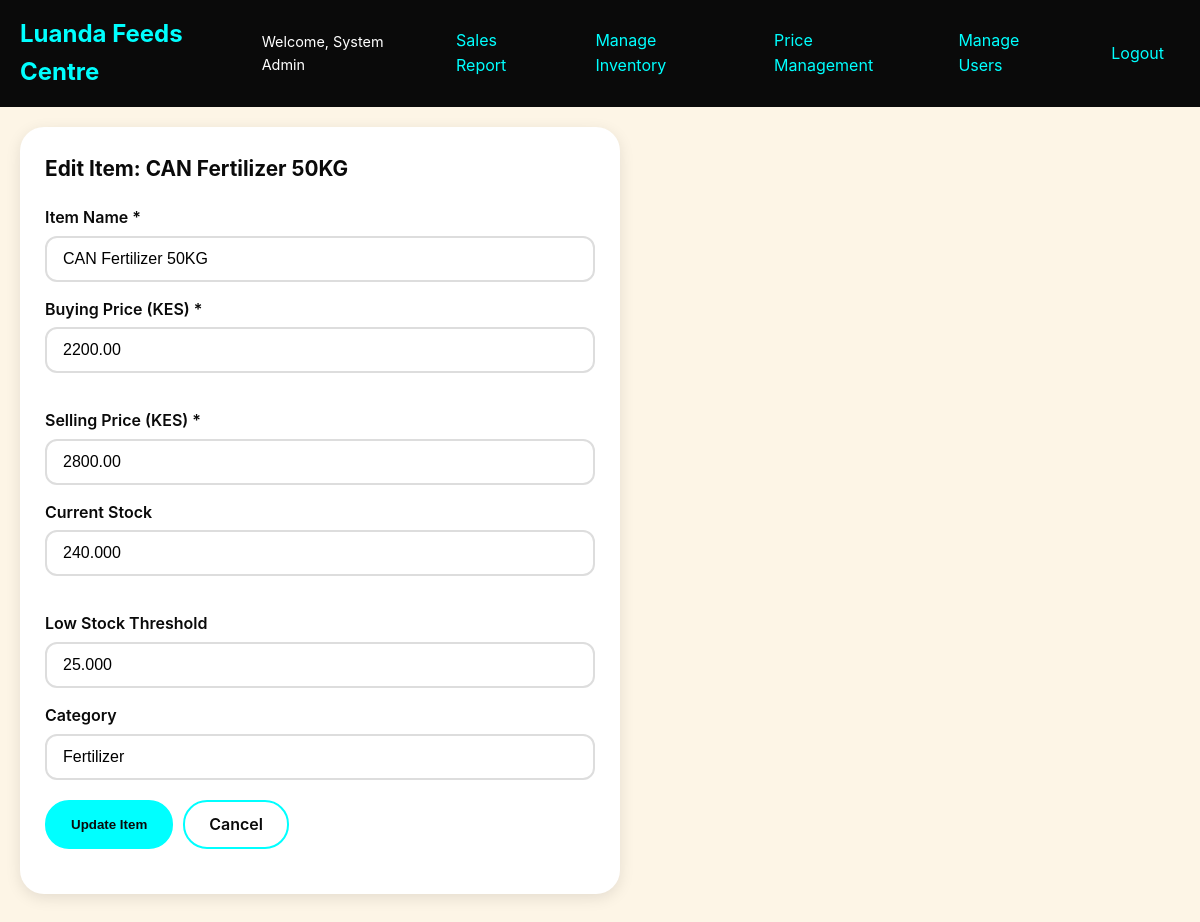
Screenshot of /inventory/edit/17/ (signed in) with the database file from the repository.
### users/models.py (models this page shows, shortened)
class User(AbstractUser):
    ROLE_CHOICES = [
        ('cashier', 'Cashier'),
        ('inventory', 'Inventory Manager'),
        ('manager', 'Manager'),
    ]
    role = models.CharField(max_length=20, choices=ROLE_CHOICES, default='cashier')
    class Meta:
        ordering = ['username']
    def is_manager(self):
        return self.role == 'manager' or self.is_superuser
    def can_manage_inventory(self):
        return self.role in ['inventory', 'manager'] or self.is_superuser
    def can_manage_users(self):
        return self.is_manager()
    def can_manage_prices(self):
        return self.is_manager()
    def can_view_reports(self):
        return self.is_manager()

### inventory/models.py (models this page shows, shortened)
class Item(models.Model):
    name = models.CharField(max_length=255, unique=True)
    code = models.CharField(max_length=100, unique=True, editable=False, blank=True)
    buying_price = models.DecimalField(max_digits=12, decimal_places=2)
    selling_price = models.DecimalField(max_digits=12, decimal_places=2)
    current_stock = models.DecimalField(max_digits=14, decimal_places=3, default=0)
    category = models.CharField(max_length=100, blank=True, default='')
    low_stock_threshold = models.DecimalField(max_digits=14, decimal_places=3, default=0)
    created_at = models.DateTimeField(auto_now_add=True)
    updated_at = models.DateTimeField(auto_now=True)
    class Meta:
        ordering = ['name']
        verbose_name = 'Item'
        verbose_name_plural = 'Items'

### inventory/views.py (the view, shortened to what this page needs)
# urls.py: path('edit/<int:pk>/', views.edit_item, name='edit_item'),
@login_required
def edit_item(request, pk):
    if not request.user.can_manage_inventory():
        messages.error(request, 'You do not have permission to edit items.')
        return redirect('inventory:inventory_list')
    item = get_object_or_404(Item, pk=pk)
    return render(request, 'inventory/edit_item.html', {'item': item})

### luanda_feeds/context_processors.py (called while the page is built)
def currency(request):
    from django.conf import settings
    return {'CURRENCY_SYMBOL': getattr(settings, 'CURRENCY_SYMBOL', 'KES')}

### templates/inventory/edit_item.html (shortened to what this page needs)
{% extends 'base.html' %}
{% block content %}
<div class="card" style="max-width: 600px;">
    <h2 class="card-title">Edit Item: {{ item.name }}</h2>
    <form method="post">
        <div class="form-group">
            <label for="name">Item Name *</label>
            <input type="text" id="name" name="name" class="form-control" value="{{ item.name }}" required>
        </div>
        <div class="grid-2">
            <div class="form-group">
                <label for="buying_price">Buying Price (KES) *</label>
                <input type="number" id="buying_price" name="buying_price" class="form-control" step="0.01" min="0" value="{{ item.buying_price }}" required>
            </div>
            <div class="form-group">
                <label for="selling_price">Selling Price (KES) *</label>
                <input type="number" id="selling_price" name="selling_price" class="form-control" step="0.01" min="0" value="{{ item.selling_price }}" required>
            </div>
        </div>
        <div class="grid-2">
            <div class="form-group">
                <label for="current_stock">Current Stock</label>
                <input type="number" id="current_stock" name="current_stock" class="form-control" step="0.001" min="0" value="{{ item.current_stock }}">
            </div>
            <div class="form-group">
                <label for="low_stock_threshold">Low Stock Threshold</label>
                <input type="number" id="low_stock_threshold" name="low_stock_threshold" class="form-control" step="0.001" min="0" value="{{ item.low_stock_threshold }}">
            </div>
        </div>
        <div class="form-group">
            <label for="category">Category</label>
            <input type="text" id="category" name="category" class="form-control" value="{{ item.category }}">
        </div>
        <div class="action-buttons" style="margin-top: 20px;">
            <button type="submit" class="btn">Update Item</button>
            <a href="{% url 'inventory:inventory_list' %}" class="btn btn-outline">Cancel</a>
        </div>
    </form>
</div>
{% endblock %}

### templates/base.html (shortened to what this page needs)
<!DOCTYPE html>
<html lang="en">
<head>
    {% load static %}
    <link rel="stylesheet" href="{% static 'css/style.css' %}">
</head>
<body>
    <nav class="navbar">
        <a href="{% url 'users:dashboard' %}" class="navbar-brand">Luanda Feeds Centre</a>
        {% if user.is_authenticated %}
        <div class="navbar-menu">
            <div class="nav-links" id="navLinks">
                <span class="user-welcome">Welcome, {{ user.get_full_name|default:user.username }}</span>
                {% if user.can_view_reports %}
                <a href="{% url 'reports:sales_report' %}" class="nav-link">Sales Report</a>
                {% endif %}
                {% if user.can_manage_inventory %}
                <a href="{% url 'inventory:inventory_list' %}" class="nav-link">Manage Inventory</a>
                {% endif %}
                {% if user.can_manage_prices %}
                <a href="{% url 'inventory:price_management' %}" class="nav-link">Price Management</a>
                {% endif %}
                {% if user.can_manage_users %}
                <a href="{% url 'users:manage_passwords' %}" class="nav-link">Manage Users</a>
                {% endif %}
                <a href="{% url 'logout' %}" class="nav-link">Logout</a>
            </div>
        </div>
        {% endif %}
    </nav>
    <main class="main-content">
        {% block content %}{% endblock %}
    </main>
</body>
</html>

### static/css/style.css (style rules this page uses)
:root { --bg-cream: #FDF5E6; --text-black: #0A0A0A; --accent-cyan: #00FFFF; --accent-cyan-dark: #00CCCC; }
* { margin: 0; padding: 0; box-sizing: border-box; }
body { font-family: -apple-system, BlinkMacSystemFont, 'Segoe UI', Roboto, Oxygen, Ubuntu, sans-serif; background-color: var(--bg-cream); color: var(--text-black); line-height: 1.6; }

### templates/base.html (style rules this page uses)
:root { --bg-cream: #FDF5E6; --text-black: #0A0A0A; --accent-cyan: #00FFFF; --accent-cyan-dark: #00CCCC; }
* { margin: 0; padding: 0; box-sizing: border-box; }
body { font-family: -apple-system, BlinkMacSystemFont, 'Segoe UI', Roboto, Oxygen, Ubuntu, sans-serif; background-color: var(--bg-cream); color: var(--text-black); min-height: 100vh; }
.navbar { background-color: var(--text-black); padding: 15px 20px; display: flex; justify-content: space-between; align-items: center; }
.navbar-brand { color: var(--accent-cyan); font-size: 1.5rem; font-weight: bold; text-decoration: none; }
.navbar-menu { display: flex; align-items: center; gap: 20px; }
.nav-links { display: flex; gap: 15px; align-items: center; }
.nav-link { color: var(--accent-cyan); text-decoration: none; padding: 8px 16px; border-radius: 24px; transition: all 0.3s ease; }
.user-welcome { color: #fff; font-size: 0.9rem; }
.main-content { padding: 20px; max-width: 1400px; margin: 0 auto; }
.card { background: #fff; border-radius: 24px; padding: 25px; margin-bottom: 20px; box-shadow: 0 4px 15px rgba(0, 0, 0, 0.1); }
.card-title { font-size: 1.3rem; font-weight: bold; margin-bottom: 20px; color: var(--text-black); }
.btn { display: inline-block; padding: 10px 24px; border-radius: 24px; text-decoration: none; border: 2px solid var(--accent-cyan); background-color: var(--accent-cyan); color: var(--text-black); font-weight: 600; cursor: pointer; transition: all 0.3s ease; }
.btn-outline { background-color: transparent; color: var(--text-black); }
.form-group { margin-bottom: 15px; }
.form-group label { display: block; margin-bottom: 5px; font-weight: 600; }
.form-control { width: 100%; padding: 12px 16px; border: 2px solid #ddd; border-radius: 12px; font-size: 1rem; transition: border-color 0.3s; }
.action-buttons { display: flex; gap: 10px; flex-wrap: wrap; margin-bottom: 20px; }
.grid-2 { display: grid; grid-template-columns: repeat(auto-fit, minmax(300px, 1fr)); gap: 20px; }

### rows the page displays
User: get_full_name "System Admin"
Item: name "CAN Fertilizer 50KG", buying_price "2200.00", selling_price "2800.00", current_stock "240.000", low_stock_threshold "25.000", category "Fertilizer"
